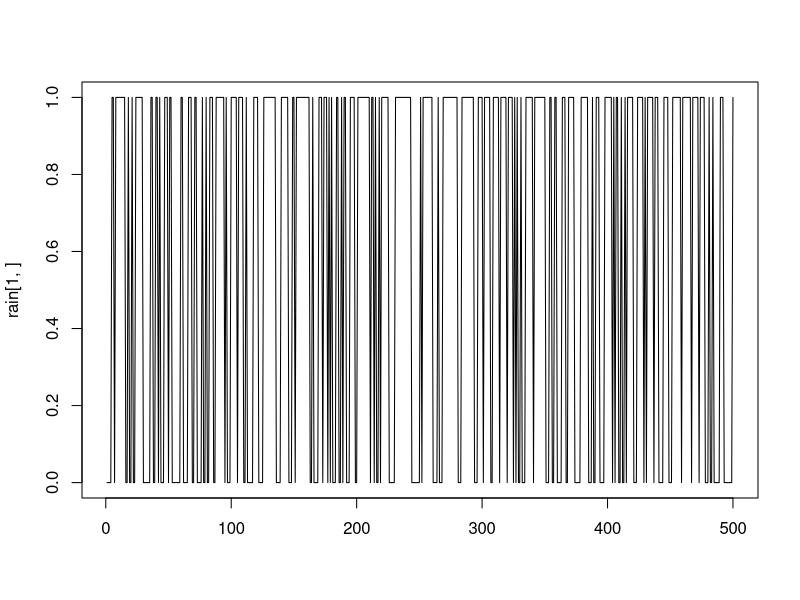
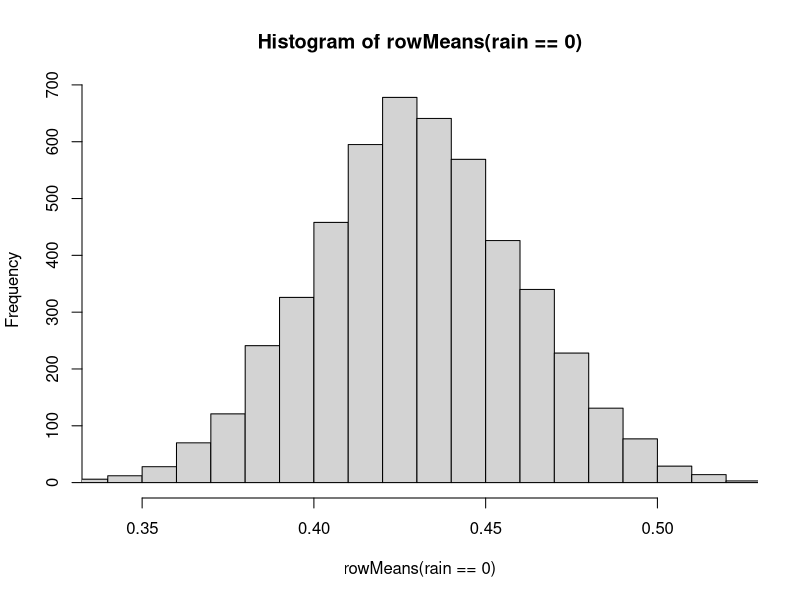

R code for these plots, in order:
rm(list=ls())

# Rain example (discrete state space S={0,1}, 0=no rain, 1=rain)
P <- matrix(c(0.6,0.4,0.3,0.7),nrow=2,ncol=2,byrow=T)
P

# 2-step transition matrix
P2 <- P%*%P
P2

# 3-step transition matrix
P3 <- P2%*%P
P3

# 4-step transition matrix
P4 <- P3%*%P
P4

# n-step transition matrix
n <- 1000
Pn <- P
for(i in 1:n){
  Pn <- Pn%*%P
}
Pn



# Simulate rain examples
set.seed(1)
T <- 500
N <- 5000
rain <- matrix(0.0,nrow = N, ncol=T)
rain[,1] <- 0 # Initial state
for(n in 1:N){
  for(i in 2:T){
    rain[n,i] <- sample(c(0,1),size=1,prob=P[rain[n,i-1]+1,])
  }
}
rain[1:6,1:6]

plot(1:T,rain[1,],type="l",xlab = "", ylim = c(0,1)) # first trajectory

meanMat <- rowMeans(rain==0)
hist(rowMeans(rain==0),xlim=c(mean(meanMat)-3*sd(meanMat),mean(meanMat)+3*sd(meanMat)),breaks=21)

df <- data.frame(stationaryProp=Pn[1,], 
                 lastStateProb=c(mean(rain[,T]==0),mean(rain[,T]==1)),
                 meanOfMean=c(mean(rowMeans(rain==0)),mean(rowMeans(rain==1))),
                 row.names=c("no rain","rain"))
df
